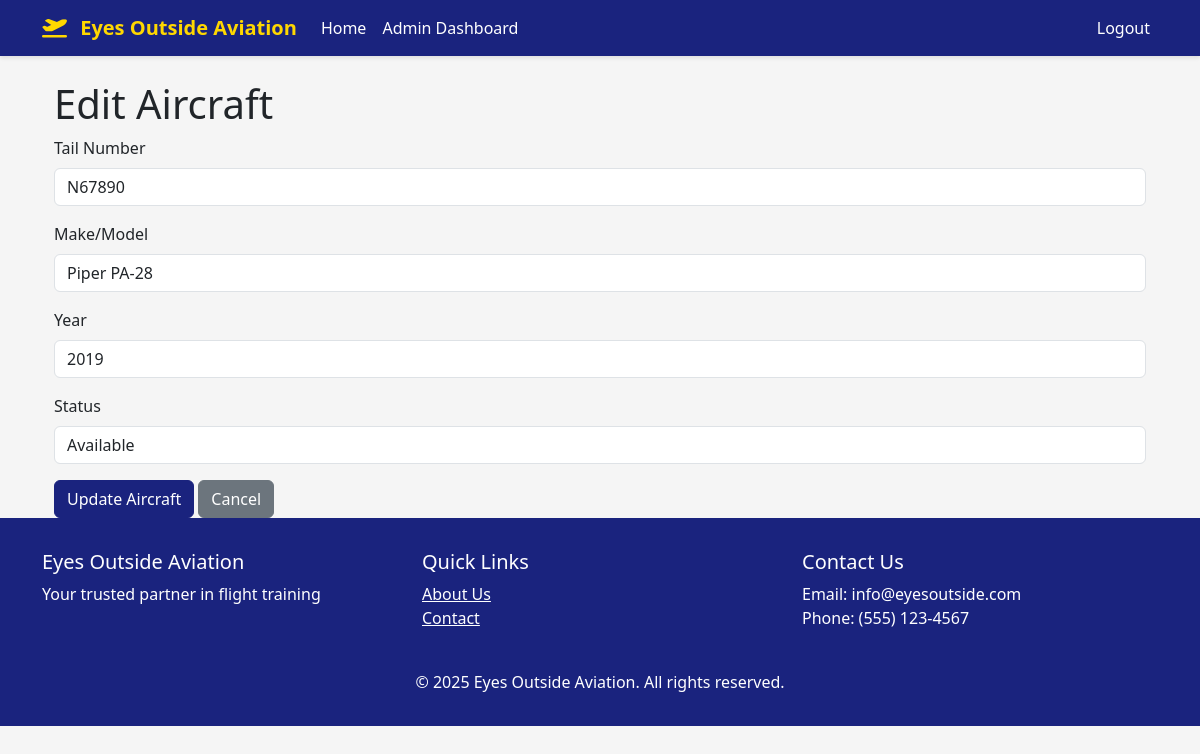
Screenshot of /admin/aircraft/2/edit (signed in) with the database file from the repository.
### app/models.py (models this page shows, shortened)
class Aircraft(db.Model):
    id = db.Column(db.Integer, primary_key=True)
    tail_number = db.Column(db.String(10), unique=True, nullable=False)
    make_model = db.Column(db.String(100), nullable=False)
    year = db.Column(db.Integer)
    status = db.Column(db.String(20), default='available')  # available, maintenance, retired
    created_at = db.Column(db.DateTime, default=datetime.utcnow)
    bookings = db.relationship('Booking', backref='aircraft', lazy='dynamic')

### app/routes/admin.py (the view, shortened to what this page needs)
@bp.route('/aircraft/<int:aircraft_id>/edit', methods=['GET', 'POST'])
@login_required
@admin_required
def edit_aircraft(aircraft_id):
    aircraft = Aircraft.query.get_or_404(aircraft_id)
    return render_template('admin/edit_aircraft.html', aircraft=aircraft)

### app/__init__.py (called while the page is built)
def create_app(config_class=Config):
    app = Flask(__name__)
    app.config.from_object(config_class)
    db.init_app(app)
    login_manager.init_app(app)
    mail.init_app(app)
    migrate.init_app(app, db)
    login_manager.login_view = 'auth.login'
    login_manager.login_message = 'Please log in to access this page.'
    from app.routes import auth, admin, booking, main
    app.register_blueprint(auth.bp, url_prefix='/auth')
    app.register_blueprint(admin.bp, url_prefix='/admin')
    app.register_blueprint(booking.bp, url_prefix='/booking')
    app.register_blueprint(main.bp)
    @app.context_processor
    def utility_processor():
        return {'now': datetime.now()}
    with app.app_context():
        db.create_all()
        db.session.commit()
    return app

@login_manager.user_loader
def load_user(id):
    return User.query.get(int(id))

### app/routes/admin.py (called while the page is built)
def admin_required(f):
    @wraps(f)
    def decorated_function(*args, **kwargs):
        if not current_user.is_authenticated or not current_user.is_admin:
            flash('You need to be an admin to access this page.', 'error')
            return redirect(url_for('main.index'))
        return f(*args, **kwargs)
    return decorated_function

### app/templates/admin/edit_aircraft.html (shortened to what this page needs)
{% extends "base.html" %}
{% block content %}
<div class="container mt-4">
    <h1>Edit Aircraft</h1>
    <form method="POST">
        <div class="mb-3">
            <label for="tail_number" class="form-label">Tail Number</label>
            <input type="text" class="form-control" id="tail_number" name="tail_number" value="{{ aircraft.tail_number }}" required>
        </div>
        <div class="mb-3">
            <label for="make_model" class="form-label">Make/Model</label>
            <input type="text" class="form-control" id="make_model" name="make_model" value="{{ aircraft.make_model }}" required>
        </div>
        <div class="mb-3">
            <label for="year" class="form-label">Year</label>
            <input type="number" class="form-control" id="year" name="year" value="{{ aircraft.year }}" required>
        </div>
        <div class="mb-3">
            <label for="status" class="form-label">Status</label>
            <select class="form-control" id="status" name="status">
                <option value="available" {% if aircraft.status == 'available' %}selected{% endif %}>Available</option>
            </select>
        </div>
        <button type="submit" class="btn btn-primary">Update Aircraft</button>
        <a href="{{ url_for('admin.manage_aircraft') }}" class="btn btn-secondary">Cancel</a>
    </form>
</div>
{% endblock %}

### app/templates/base.html (style rules this page uses)
:root { --primary-color: #1a237e; --secondary-color: #0d47a1; --accent-color: #ffd700; }
body { font-family: 'Segoe UI', Tahoma, Geneva, Verdana, sans-serif; background-color: #f5f5f5; }
.btn-primary { background-color: var(--primary-color); border-color: var(--primary-color); }

### rows the page displays
Aircraft: tail_number "N67890", make_model "Piper PA-28", year "2019", status "Available"
